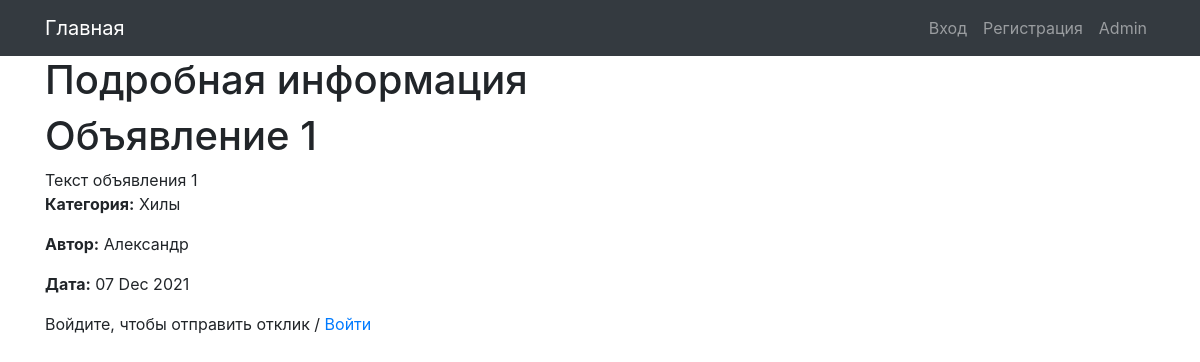
Before: /ads/1 with the older database file.
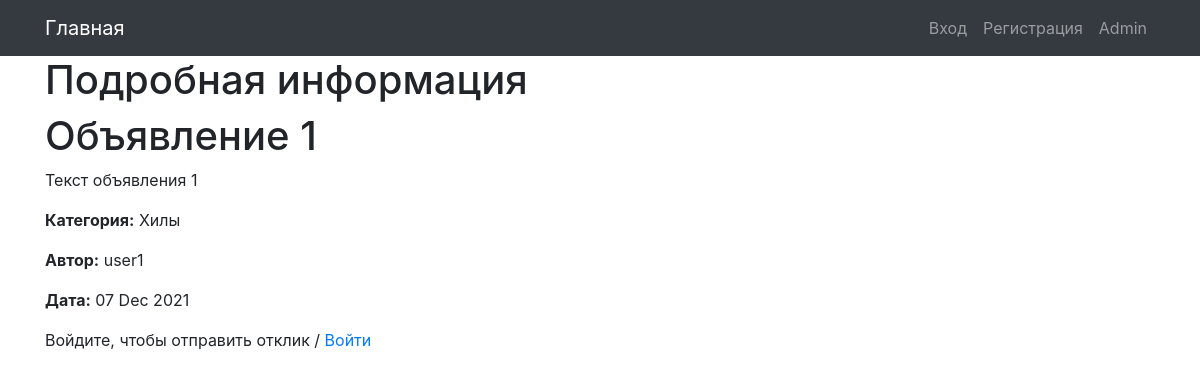
After: the same page with the newer database file.
### ads/models.py (models this page shows, shortened)
class Ads(models.Model):
    author = models.ForeignKey(Author, on_delete=models.CASCADE)
    title = models.CharField(max_length=128)
    text = RichTextUploadingField(blank=True, null=True)
    category = models.ForeignKey(Category, on_delete=models.CASCADE)
    date = models.DateTimeField(auto_now_add=True)
    class Meta:
        verbose_name = 'Объявление'
        verbose_name_plural = 'Обявлении'

class Author(models.Model):
    authorUser = models.OneToOneField(User, on_delete=models.CASCADE)
    def __str__(self):
        return f'{self.authorUser}'
    class Meta:
        verbose_name = 'Автор'
        verbose_name_plural = 'Авторы'

class Category(models.Model):
    name = models.CharField(max_length=64, unique=True)
    def __str__(self):
        return f'{self.name}'
    class Meta:
        verbose_name = 'Категория'
        verbose_name_plural = 'Категории'

### ads/views.py (the view, shortened to what this page needs)
# urls.py: path('<int:pk>', AdsDetail.as_view(), name='ads_detail'),
class AdsDetail(DetailView):
    model = Ads
    template_name = 'ads-detail.html'
    context_object_name = 'ads_detail'
    queryset = Ads.objects.all()

### templates/ads-detail.html
{% extends 'default.html' %}
{% block title %}
Подробная информация
{% endblock title %}
{% block content %}
<h1>{{ads_detail.title}}</h1>
{{ads_detail.text | safe}}
<p><b>Категория:</b> {{ads_detail.category}}</p>
<p><b>Автор:</b> {{ads_detail.author}}</p>
<p><b>Дата:</b> {{ads_detail.date|date:'d M Y'}}</p>
{% if user.is_authenticated %}
    <form method="POST">
        {% csrf_token %}
        <label for="text">Текст отклика</label>
        <input name="name" type="text">
        <input type="submit" value="Отправить отклик">
    </form>
{% else %}
    <p>Войдите, чтобы отправить отклик /
    <a href="{% url 'login' %}">Войти</a></p>
{% endif %}
{% endblock content %}

Changed rows visible on the page:
changed Ads "Объявление 1": author "Александр" → "user1"
